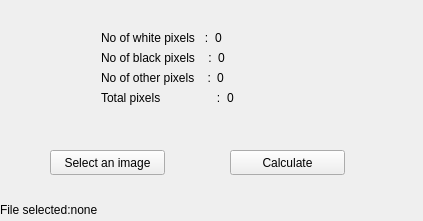
<?xml version="1.0" encoding="UTF-8"?>
<ui version="4.0">
 <class>Widget</class>
 <widget class="QWidget" name="Widget">
  <property name="geometry">
   <rect>
    <x>0</x>
    <y>0</y>
    <width>423</width>
    <height>221</height>
   </rect>
  </property>
  <property name="windowTitle">
   <string>Widget</string>
  </property>
  <widget class="QPushButton" name="image">
   <property name="geometry">
    <rect>
     <x>50</x>
     <y>150</y>
     <width>115</width>
     <height>25</height>
    </rect>
   </property>
   <property name="text">
    <string>Select an image</string>
   </property>
  </widget>
  <widget class="QPushButton" name="calculate">
   <property name="geometry">
    <rect>
     <x>230</x>
     <y>150</y>
     <width>115</width>
     <height>25</height>
    </rect>
   </property>
   <property name="text">
    <string>Calculate</string>
   </property>
  </widget>
  <widget class="QLabel" name="status">
   <property name="geometry">
    <rect>
     <x>0</x>
     <y>200</y>
     <width>421</width>
     <height>20</height>
    </rect>
   </property>
   <property name="text">
    <string>File selected:none</string>
   </property>
  </widget>
  <widget class="QWidget" name="">
   <property name="geometry">
    <rect>
     <x>90</x>
     <y>20</y>
     <width>203</width>
     <height>96</height>
    </rect>
   </property>
   <layout class="QVBoxLayout" name="verticalLayout">
    <item>
     <layout class="QHBoxLayout" name="horizontalLayout">
      <item>
       <widget class="QLabel" name="Label">
        <property name="text">
         <string>No of white pixels   :</string>
        </property>
       </widget>
      </item>
      <item>
       <widget class="QLabel" name="noOfWhitePixels">
        <property name="text">
         <string>0</string>
        </property>
       </widget>
      </item>
     </layout>
    </item>
    <item>
     <layout class="QHBoxLayout" name="horizontalLayout_2">
      <item>
       <widget class="QLabel" name="Label_2">
        <property name="text">
         <string>No of black pixels    :</string>
        </property>
       </widget>
      </item>
      <item>
       <widget class="QLabel" name="noOfBlackPixels">
        <property name="text">
         <string>0</string>
        </property>
       </widget>
      </item>
     </layout>
    </item>
    <item>
     <layout class="QHBoxLayout" name="horizontalLayout_3">
      <item>
       <widget class="QLabel" name="Label_3">
        <property name="text">
         <string>No of other pixels    :</string>
        </property>
       </widget>
      </item>
      <item>
       <widget class="QLabel" name="noOfOtherPixels">
        <property name="text">
         <string>0</string>
        </property>
       </widget>
      </item>
     </layout>
    </item>
    <item>
     <layout class="QHBoxLayout" name="horizontalLayout_4">
      <item>
       <widget class="QLabel" name="Label_4">
        <property name="text">
         <string>Total pixels                 :</string>
        </property>
       </widget>
      </item>
      <item>
       <widget class="QLabel" name="totalPixels">
        <property name="text">
         <string>0</string>
        </property>
       </widget>
      </item>
     </layout>
    </item>
   </layout>
  </widget>
 </widget>
 <layoutdefault spacing="6" margin="11"/>
 <resources/>
 <connections/>
</ui>
